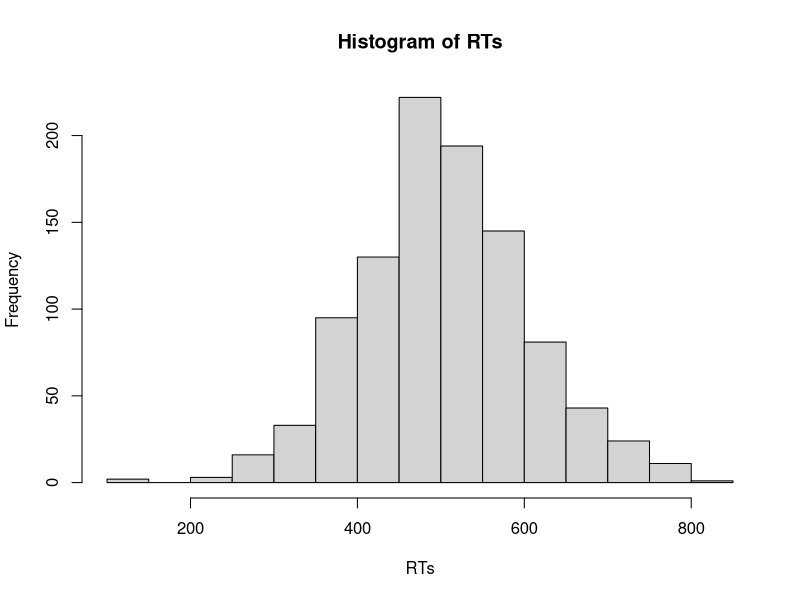
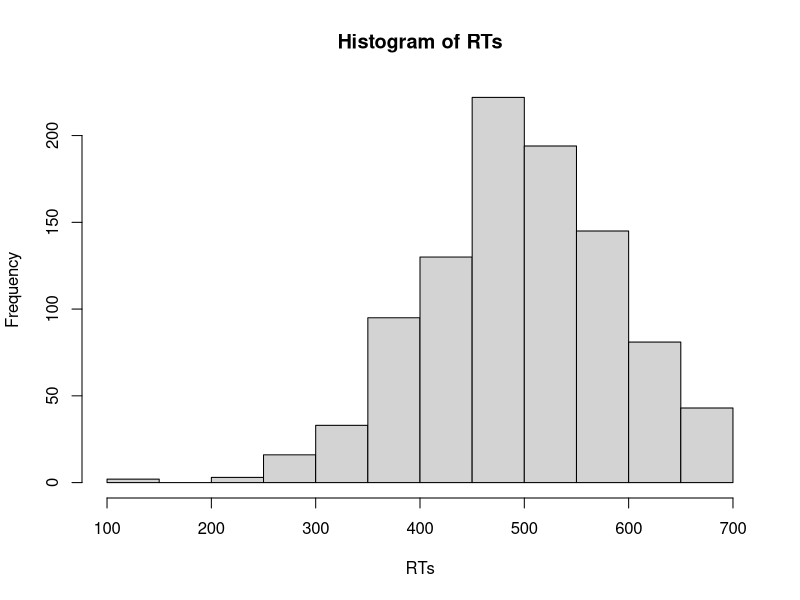
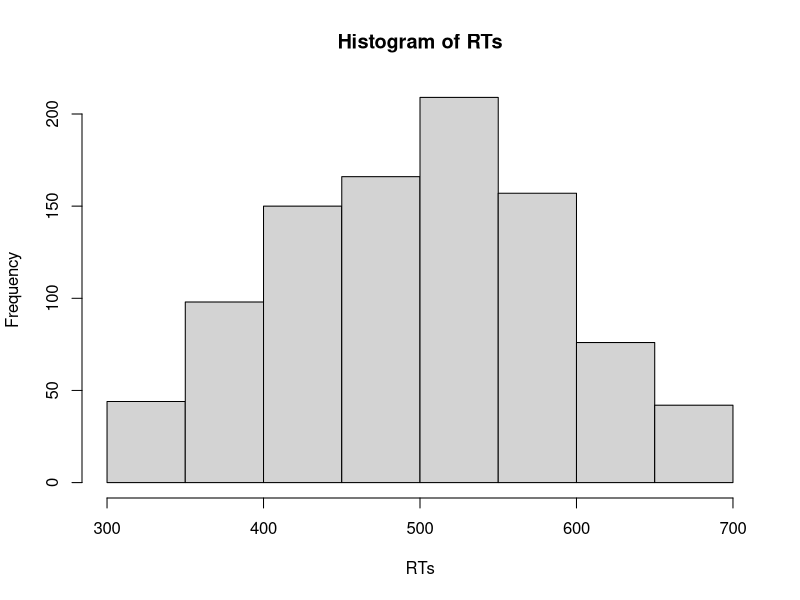

Source code (R) for these figures, in order:
## ---- chunk 1
# Hier werden zwei Variablen - x und y - definiert
x <- 2
y <- 3
## ---- chunk 2
x
## ---- chunk 3
x+y
x*y
## ---- chunk 4
z <- x*10
## ---- chunk 5
x
z
## ---- chunk 6
# Beispiele für gute Variablennamen
durchschnittliches_Alter <- 23
MW_Alter <- 23
durchschnittliches_Evaluationsergebnis_KursA <- 2
MW_Evaluationsergebnis_KursA <- 2
## ---- chunk 7
Vektor_numeric <- c(1, 2, 3, 4, 5, 6:10)
## ---- chunk 8
mode(Vektor_numeric)
## ---- chunk 9
Vektor_numeric*2
## ---- chunk 10
punkte_MC_Fragen <- c(5, 2, 2, 4, 3, 2, 1, 0, 1, 4)
punkte_offene_Fragen <- c(3, 4, 5, 0, 2, 3, 1, 3, 5, 1)
klausurergebnis <- punkte_MC_Fragen + punkte_offene_Fragen
klausurergebnis
## ---- chunk 11
"Alpha" 
'Beta'
Vektor_character <- c("Lea", "Luke", "Han", "Chewy") 
mode(Vektor_character)
## ---- chunk 12
Geschlecht <- c("männlich", "weiblich", "weiblich", "divers", "weiblich")
Studienfach <- c("Psychologie", "Medizin", "Informatik", "Sportwissenschaft", "Biologie")
## ---- chunk 13
TRUE 
FALSE
Vektor_logical <- c(TRUE, TRUE, FALSE, TRUE) 
mode(Vektor_logical)
## ---- chunk 14
# Hier wird festgehalten, welche Versuchspersonen (id) die Studie 
# vollständig abgeschlossen haben (Studie_abgeschlossen)
id <- c(1:10)
Studie_abgeschlossen <- c(TRUE, TRUE, FALSE, TRUE, TRUE, FALSE, FALSE, TRUE, TRUE, TRUE) 
## ---- chunk 15
## Logisches UND
TRUE & TRUE
TRUE & FALSE
FALSE & FALSE
## ---- chunk 16
## Logisches ODER
TRUE | TRUE
TRUE | FALSE
FALSE | FALSE
## ---- chunk 17
## Logisches NICHT
!TRUE
!FALSE
## ---- chunk 18
Bedingung <- c (0, 1, 1, 0, 1, 0, 0, 1)
Vektor_factor <- factor(x = Bedingung, 
                        levels = c(0,1),
                        labels = c("Kontrollgruppe", "Experimentalgruppe"))
Vektor_factor
mode(Vektor_factor)
## ---- chunk 19
alter <- c (21, 25, 29, 24, NA, 19, 23, 24, 20)
## ---- chunk 20
daten <- c (3, 7, 9, 0, 1, 1, 4, 5)
daten[3]
# Hier wird das dritte Element ausgewählt
## ---- chunk 21
daten[-3]
# Hier werden alle Elemente außer des dritten ausgewählt
## ---- chunk 22
daten[2:5]
# Hier werden die Elemente 2, 3, 4 und 5 ausgewählt
## ---- chunk 23
daten[c(2, 7)]
# Hier werden die Elemente 2 und 7 ausgewählt
## ---- chunk 24
ausgewaehlte_daten <- daten[c(2, 7)]
## ---- chunk 25
alter <- c(20, 21, 24, 25, 32, 17, 65, 22)
alter >= 18
## ---- chunk 26
# Hier überprüfen wir, welche Versuchspersonen jünger als 18 Jahre sind
alter < 18
# Wir können auch überprüfen, welche Versuchspersonen genau 18 Jahre sind
alter == 18
## ---- chunk 27
# Hier wird überprüft, welche Versuchspersonen Psychologie studieren
Studienfach <- c("Psychologie", "Medizin", "Informatik", "Sportwissenschaft", "Biologie")
Studienfach == "Psychologie"
## ---- chunk 28
Bedingung <- c (0, 1, 1, 0, 1, 0, 0, 1)
Bedingung <- factor(x = Bedingung, 
                        levels = c(0,1),
                        labels = c("Kontrollgruppe", "Experimentalgruppe"))
# Hier wird überprüft, welche Versuchspersonen der Experimentalgruppe angehören
Bedingung == "Experimentalgruppe"
## ---- chunk 29
Testwerte <- c(80, 57, 93, 85, 72, 65, -9)
Testwerte == -9
## ---- chunk 30
fehlende_Werte <- Testwerte == -9
## ---- chunk 31
Testwerte[fehlende_Werte] <- NA
# Hier wurde der Werte -9 durch NA ersetzt:
Testwerte
## ---- chunk 32
# Als erstes werden 1000 Trials einer Versuchsperson simuliert
RTs <- rnorm(n = 1000, mean = 500, sd = 100)
hist(RTs)
# In diesem Vektor von Reaktionszeiten werden alle RTs, die länger als 700 ms sind, entfernt
Ausreisser <- RTs > 700
RTs[Ausreisser] <- NA
hist(RTs)
## ---- chunk 33
RTs <- rnorm(n = 1000, mean = 500, sd = 100)
# Hier wird der logische Vergleich direkt als Index von RTs genutzt.
RTs[RTs > 700] <- NA
## ---- chunk 34
RTs <- rnorm(n = 1000, mean = 500, sd = 100)
# Hier wird der logische Vergleich direkt als Index von RTs genutzt.
RTs[RTs > 700] <- 700
## ---- chunk 35
# Als erstes werden 1000 Trials einer Versuchsperson simuliert
RTs <- rnorm(n = 1000, mean = 500, sd = 100)
# Dann werden untere und obere Grenzen als Variablen definiert. Dies hat den
# Vorteil, dass Sie einfach diese Variablen im Code anpassen können, wenn Sie 
# die Kriterien zur Ausreißeranalyse anpassen möchten.
untere_Grenze <- 300
obere_Grenze <- 700
# In diesem Vektor von Reaktionszeiten werden alle RTs, die schneller als 200 ms
# oder länger als 700 ms sind, entfernt. Dazu wird der logische ODER-Operator 
# benötigt; es sollen solche Trials identifiziert werden, die < 300 ms ODER 
# > 700 ms sind.
Ausreisser <- (RTs > obere_Grenze | RTs < untere_Grenze)
RTs[Ausreisser] <- NA
# Im Histogramm ist zu sehen, dass sowohl sehr schnelle als auch sehr langsame
# Trials aus den Daten entfernt wurden.
hist(RTs)
